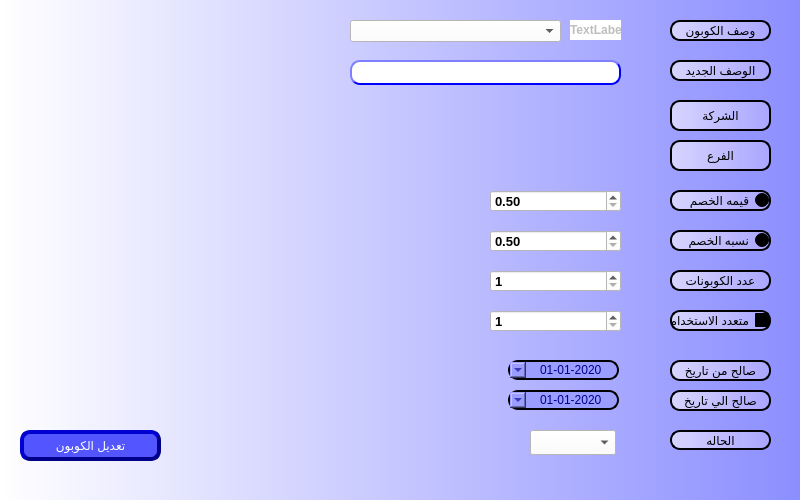
<?xml version="1.0" encoding="UTF-8"?>
<ui version="4.0">
 <class>CustomerGP</class>
 <widget class="QDialog" name="CustomerGP">
  <property name="enabled">
   <bool>true</bool>
  </property>
  <property name="geometry">
   <rect>
    <x>0</x>
    <y>0</y>
    <width>800</width>
    <height>500</height>
   </rect>
  </property>
  <property name="minimumSize">
   <size>
    <width>800</width>
    <height>500</height>
   </size>
  </property>
  <property name="maximumSize">
   <size>
    <width>800</width>
    <height>500</height>
   </size>
  </property>
  <property name="windowTitle">
   <string>تعديل الكوبون</string>
  </property>
  <property name="styleSheet">
   <string notr="true">background-color: qlineargradient(spread:pad, x1:0, y1:0, x2:1, y2:0, stop:0 #ffffff, stop:1 #8c8eff);</string>
  </property>
  <widget class="QLabel" name="desc">
   <property name="geometry">
    <rect>
     <x>670</x>
     <y>20</y>
     <width>101</width>
     <height>21</height>
    </rect>
   </property>
   <property name="layoutDirection">
    <enum>Qt::RightToLeft</enum>
   </property>
   <property name="styleSheet">
    <string notr="true">color:Black;
background-color: qlineargradient(spread:pad, x1:0, y1:0, x2:1, y2:0, stop:0 #d8d5ff, stop:1 #a9a6ff);
border-style: outset;
border-width: 2px;
border-radius: 10px;
border-color:black;</string>
   </property>
   <property name="text">
    <string>وصف الكوبون</string>
   </property>
   <property name="alignment">
    <set>Qt::AlignCenter</set>
   </property>
  </widget>
  <widget class="QLabel" name="label_2">
   <property name="geometry">
    <rect>
     <x>670</x>
     <y>430</y>
     <width>101</width>
     <height>20</height>
    </rect>
   </property>
   <property name="layoutDirection">
    <enum>Qt::RightToLeft</enum>
   </property>
   <property name="styleSheet">
    <string notr="true">color:Black;
background-color: qlineargradient(spread:pad, x1:0, y1:0, x2:1, y2:0, stop:0 #d8d5ff, stop:1 #a9a6ff);
border-style: outset;
border-width: 2px;
border-radius: 10px;
border-color:black;</string>
   </property>
   <property name="text">
    <string>الحاله</string>
   </property>
   <property name="alignment">
    <set>Qt::AlignCenter</set>
   </property>
  </widget>
  <widget class="QComboBox" name="CMB_CouponStatus">
   <property name="geometry">
    <rect>
     <x>530</x>
     <y>430</y>
     <width>86</width>
     <height>25</height>
    </rect>
   </property>
   <property name="styleSheet">
    <string notr="true">background-color: rgb(255, 255, 255);</string>
   </property>
  </widget>
  <widget class="QPushButton" name="BTN_editCoupon">
   <property name="geometry">
    <rect>
     <x>20</x>
     <y>430</y>
     <width>141</width>
     <height>31</height>
    </rect>
   </property>
   <property name="layoutDirection">
    <enum>Qt::RightToLeft</enum>
   </property>
   <property name="styleSheet">
    <string notr="true">QPushButton{
                                        background-color: #5356ff;
                                        border-style: outset;
                                        border-width: 4px;
                                        border-radius: 10px;
                                        border-color: darkblue;
                    color:white;
	font: 75 14pt &quot;MS Shell Dlg 2&quot;;
	                                    }
                                        QPushButton:hover {
                                        background: qradialgradient(
                                        cx: 0.3, cy: -0.4, fx: 0.3, fy: -0.4,
                                        radius: 1.35, stop: 0 #3a0dab, stop: 1 #a5a5ff
                                        );
                                        }
                                        QPushButton:pressed {
                                        border-style: inset;
                                        background: qradialgradient(
                                        cx: 0.4, cy: -0.1, fx: 0.4, fy: -0.1,
                                        radius: 1.35, stop: 0 #a5a5ff, stop: 1 #3a0dab
                                        );
                                        }</string>
   </property>
   <property name="text">
    <string>تعديل الكوبون</string>
   </property>
  </widget>
  <widget class="QRadioButton" name="radioButton_Value">
   <property name="geometry">
    <rect>
     <x>670</x>
     <y>190</y>
     <width>101</width>
     <height>21</height>
    </rect>
   </property>
   <property name="layoutDirection">
    <enum>Qt::RightToLeft</enum>
   </property>
   <property name="autoFillBackground">
    <bool>false</bool>
   </property>
   <property name="styleSheet">
    <string notr="true">color:Black;
background-color: qlineargradient(spread:pad, x1:0, y1:0, x2:1, y2:0, stop:0 #d8d5ff, stop:1 #a9a6ff);
border-style: outset;
border-width: 2px;
border-radius: 10px;
border-color:black;</string>
   </property>
   <property name="text">
    <string>قيمه الخصم</string>
   </property>
   <property name="checked">
    <bool>true</bool>
   </property>
  </widget>
  <widget class="QRadioButton" name="radioButton_Percentage">
   <property name="geometry">
    <rect>
     <x>670</x>
     <y>230</y>
     <width>101</width>
     <height>21</height>
    </rect>
   </property>
   <property name="layoutDirection">
    <enum>Qt::RightToLeft</enum>
   </property>
   <property name="styleSheet">
    <string notr="true">color:Black;
background-color: qlineargradient(spread:pad, x1:0, y1:0, x2:1, y2:0, stop:0 #d8d5ff, stop:1 #a9a6ff);
border-style: outset;
border-width: 2px;
border-radius: 10px;
border-color:black;</string>
   </property>
   <property name="text">
    <string>نسبه الخصم</string>
   </property>
  </widget>
  <widget class="QCheckBox" name="checkBox_Multi">
   <property name="geometry">
    <rect>
     <x>670</x>
     <y>310</y>
     <width>101</width>
     <height>21</height>
    </rect>
   </property>
   <property name="layoutDirection">
    <enum>Qt::RightToLeft</enum>
   </property>
   <property name="styleSheet">
    <string notr="true">color:Black;
background-color: qlineargradient(spread:pad, x1:0, y1:0, x2:1, y2:0, stop:0 #d8d5ff, stop:1 #a9a6ff);
border-style: outset;
border-width: 2px;
border-radius: 10px;
border-color:black;</string>
   </property>
   <property name="text">
    <string>متعدد الاستخدام</string>
   </property>
  </widget>
  <widget class="QLabel" name="desc_2">
   <property name="geometry">
    <rect>
     <x>670</x>
     <y>270</y>
     <width>101</width>
     <height>21</height>
    </rect>
   </property>
   <property name="layoutDirection">
    <enum>Qt::RightToLeft</enum>
   </property>
   <property name="styleSheet">
    <string notr="true">color:Black;
background-color: qlineargradient(spread:pad, x1:0, y1:0, x2:1, y2:0, stop:0 #d8d5ff, stop:1 #a9a6ff);
border-style: outset;
border-width: 2px;
border-radius: 10px;
border-color:black;</string>
   </property>
   <property name="text">
    <string>عدد الكوبونات</string>
   </property>
   <property name="alignment">
    <set>Qt::AlignCenter</set>
   </property>
  </widget>
  <widget class="QLabel" name="desc_3">
   <property name="geometry">
    <rect>
     <x>670</x>
     <y>360</y>
     <width>101</width>
     <height>21</height>
    </rect>
   </property>
   <property name="styleSheet">
    <string notr="true">color:Black;
background-color: qlineargradient(spread:pad, x1:0, y1:0, x2:1, y2:0, stop:0 #d8d5ff, stop:1 #a9a6ff);
border-style: outset;
border-width: 2px;
border-radius: 10px;
border-color:black;</string>
   </property>
   <property name="text">
    <string>صالح من تاريخ</string>
   </property>
   <property name="alignment">
    <set>Qt::AlignCenter</set>
   </property>
  </widget>
  <widget class="QLabel" name="desc_4">
   <property name="geometry">
    <rect>
     <x>670</x>
     <y>390</y>
     <width>101</width>
     <height>21</height>
    </rect>
   </property>
   <property name="layoutDirection">
    <enum>Qt::RightToLeft</enum>
   </property>
   <property name="styleSheet">
    <string notr="true">color:Black;
background-color: qlineargradient(spread:pad, x1:0, y1:0, x2:1, y2:0, stop:0 #d8d5ff, stop:1 #a9a6ff);
border-style: outset;
border-width: 2px;
border-radius: 10px;
border-color:black;</string>
   </property>
   <property name="text">
    <string>صالح الي تاريخ</string>
   </property>
   <property name="alignment">
    <set>Qt::AlignCenter</set>
   </property>
  </widget>
  <widget class="QDateTimeEdit" name="Qdate_to">
   <property name="geometry">
    <rect>
     <x>508</x>
     <y>390</y>
     <width>111</width>
     <height>20</height>
    </rect>
   </property>
   <property name="layoutDirection">
    <enum>Qt::RightToLeft</enum>
   </property>
   <property name="styleSheet">
    <string notr="true">color:darkblue;
background-color: qlineargradient(spread:pad, x1:0, y1:0, x2:1, y2:0, stop:0 #d8d5ff, stop:1 #a9a6ff);
border-style: outset;
border-width: 2px;
border-radius: 10px;
border-color:black;
background-color: #9c9eff;</string>
   </property>
   <property name="alignment">
    <set>Qt::AlignCenter</set>
   </property>
   <property name="minimumDateTime">
    <datetime>
     <hour>0</hour>
     <minute>0</minute>
     <second>0</second>
     <year>2020</year>
     <month>1</month>
     <day>1</day>
    </datetime>
   </property>
   <property name="displayFormat">
    <string>yyyy-MM-dd</string>
   </property>
   <property name="calendarPopup">
    <bool>true</bool>
   </property>
  </widget>
  <widget class="QDateTimeEdit" name="Qdate_from">
   <property name="geometry">
    <rect>
     <x>508</x>
     <y>360</y>
     <width>111</width>
     <height>20</height>
    </rect>
   </property>
   <property name="layoutDirection">
    <enum>Qt::RightToLeft</enum>
   </property>
   <property name="styleSheet">
    <string notr="true">color:darkblue;
background-color: qlineargradient(spread:pad, x1:0, y1:0, x2:1, y2:0, stop:0 #d8d5ff, stop:1 #a9a6ff);
border-style: outset;
border-width: 2px;
border-radius: 10px;
border-color:black;
background-color: #9c9eff;</string>
   </property>
   <property name="alignment">
    <set>Qt::AlignCenter</set>
   </property>
   <property name="minimumDateTime">
    <datetime>
     <hour>0</hour>
     <minute>0</minute>
     <second>0</second>
     <year>2020</year>
     <month>1</month>
     <day>1</day>
    </datetime>
   </property>
   <property name="displayFormat">
    <string>yyyy-MM-dd</string>
   </property>
   <property name="calendarPopup">
    <bool>true</bool>
   </property>
  </widget>
  <widget class="QComboBox" name="CMB_CouponDes">
   <property name="geometry">
    <rect>
     <x>350</x>
     <y>20</y>
     <width>211</width>
     <height>22</height>
    </rect>
   </property>
   <property name="styleSheet">
    <string notr="true">background-color: rgb(255, 255, 255);</string>
   </property>
   <property name="editable">
    <bool>false</bool>
   </property>
  </widget>
  <widget class="QLineEdit" name="LE_desc_1">
   <property name="enabled">
    <bool>true</bool>
   </property>
   <property name="geometry">
    <rect>
     <x>350</x>
     <y>60</y>
     <width>271</width>
     <height>25</height>
    </rect>
   </property>
   <property name="styleSheet">
    <string notr="true">QLineEdit{
                                        background-color: white;
                                        border-style: outset;
                                        border-width: 2px;
                                        border-radius: 10px;
                                        border-color: blue;
                                        min-width: 6em;
                                        }
                                        QLineEdit:hover {
                                        background: qradialgradient(
                                        cx: 0.3, cy: -0.4, fx: 0.3, fy: -0.4,
                                        radius: 1.35, stop: 0 #fff, stop: 1 #bbb
                                        );
                                        }
                                       QLineEdit:pressed {
                                        border-style: inset;
                                        background: qradialgradient(
                                        cx: 0.4, cy: -0.1, fx: 0.4, fy: -0.1,
                                        radius: 1.35, stop: 0 #fff, stop: 1 #ddd
                                        );
                                        }
                                    </string>
   </property>
   <property name="text">
    <string/>
   </property>
  </widget>
  <widget class="QLabel" name="desc_5">
   <property name="geometry">
    <rect>
     <x>670</x>
     <y>60</y>
     <width>101</width>
     <height>21</height>
    </rect>
   </property>
   <property name="styleSheet">
    <string notr="true">color:Black;
background-color: qlineargradient(spread:pad, x1:0, y1:0, x2:1, y2:0, stop:0 #d8d5ff, stop:1 #a9a6ff);
border-style: outset;
border-width: 2px;
border-radius: 10px;
border-color:black;</string>
   </property>
   <property name="text">
    <string>الوصف الجديد</string>
   </property>
   <property name="alignment">
    <set>Qt::AlignCenter</set>
   </property>
  </widget>
  <widget class="QDoubleSpinBox" name="LE_desc_3">
   <property name="geometry">
    <rect>
     <x>490</x>
     <y>230</y>
     <width>131</width>
     <height>22</height>
    </rect>
   </property>
   <property name="font">
    <font>
     <pointsize>10</pointsize>
     <weight>75</weight>
     <bold>true</bold>
    </font>
   </property>
   <property name="styleSheet">
    <string notr="true">background-color: rgb(255, 255, 255);</string>
   </property>
   <property name="minimum">
    <double>0.500000000000000</double>
   </property>
  </widget>
  <widget class="QDoubleSpinBox" name="LE_desc_2">
   <property name="geometry">
    <rect>
     <x>490</x>
     <y>190</y>
     <width>131</width>
     <height>22</height>
    </rect>
   </property>
   <property name="font">
    <font>
     <pointsize>10</pointsize>
     <weight>75</weight>
     <bold>true</bold>
    </font>
   </property>
   <property name="styleSheet">
    <string notr="true">background-color: rgb(255, 255, 255);</string>
   </property>
   <property name="minimum">
    <double>0.500000000000000</double>
   </property>
  </widget>
  <widget class="QLabel" name="labe_id">
   <property name="enabled">
    <bool>false</bool>
   </property>
   <property name="geometry">
    <rect>
     <x>570</x>
     <y>20</y>
     <width>51</width>
     <height>20</height>
    </rect>
   </property>
   <property name="font">
    <font>
     <weight>75</weight>
     <bold>true</bold>
    </font>
   </property>
   <property name="styleSheet">
    <string notr="true">background-color: rgb(255, 255, 255);</string>
   </property>
   <property name="text">
    <string>TextLabel</string>
   </property>
  </widget>
  <widget class="QSpinBox" name="LE_desc_4">
   <property name="geometry">
    <rect>
     <x>490</x>
     <y>270</y>
     <width>131</width>
     <height>22</height>
    </rect>
   </property>
   <property name="font">
    <font>
     <pointsize>10</pointsize>
     <weight>75</weight>
     <bold>true</bold>
    </font>
   </property>
   <property name="styleSheet">
    <string notr="true">background-color: rgb(255, 255, 255);</string>
   </property>
   <property name="minimum">
    <number>1</number>
   </property>
  </widget>
  <widget class="QSpinBox" name="LE_desc_5">
   <property name="geometry">
    <rect>
     <x>490</x>
     <y>310</y>
     <width>131</width>
     <height>22</height>
    </rect>
   </property>
   <property name="font">
    <font>
     <pointsize>10</pointsize>
     <weight>75</weight>
     <bold>true</bold>
    </font>
   </property>
   <property name="styleSheet">
    <string notr="true">background-color: rgb(255, 255, 255);</string>
   </property>
   <property name="minimum">
    <number>1</number>
   </property>
  </widget>
  <widget class="QLabel" name="desc_6">
   <property name="geometry">
    <rect>
     <x>670</x>
     <y>100</y>
     <width>101</width>
     <height>31</height>
    </rect>
   </property>
   <property name="layoutDirection">
    <enum>Qt::RightToLeft</enum>
   </property>
   <property name="styleSheet">
    <string notr="true">color:Black;
background-color: qlineargradient(spread:pad, x1:0, y1:0, x2:1, y2:0, stop:0 #d8d5ff, stop:1 #a9a6ff);
border-style: outset;
border-width: 2px;
border-radius: 10px;
border-color:black;</string>
   </property>
   <property name="text">
    <string>الشركة</string>
   </property>
   <property name="alignment">
    <set>Qt::AlignCenter</set>
   </property>
  </widget>
  <widget class="QLabel" name="desc_7">
   <property name="geometry">
    <rect>
     <x>670</x>
     <y>140</y>
     <width>101</width>
     <height>31</height>
    </rect>
   </property>
   <property name="layoutDirection">
    <enum>Qt::RightToLeft</enum>
   </property>
   <property name="styleSheet">
    <string notr="true">color:Black;
background-color: qlineargradient(spread:pad, x1:0, y1:0, x2:1, y2:0, stop:0 #d8d5ff, stop:1 #a9a6ff);
border-style: outset;
border-width: 2px;
border-radius: 10px;
border-color:black;</string>
   </property>
   <property name="text">
    <string>الفرع</string>
   </property>
   <property name="alignment">
    <set>Qt::AlignCenter</set>
   </property>
  </widget>
 </widget>
 <resources/>
 <connections/>
</ui>
